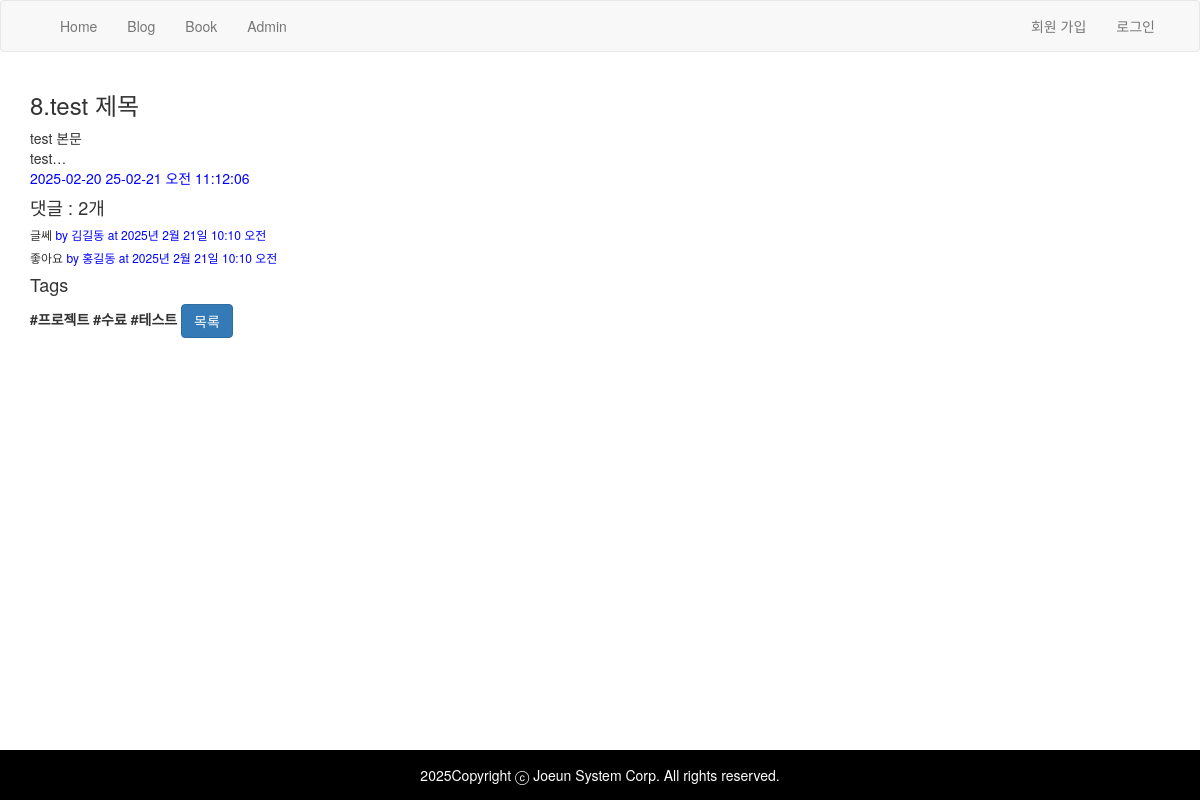
Page /blog/8/ on the committed database.
### blog/models.py (models this page shows, shortened)
class Post(models.Model): # 테이블명 : blog_post
  title = models.CharField(verbose_name="제목",
                           max_length=100) # 최대 길이 반드시 지정 VARCHAR 타입
  content = models.TextField("본문") # 최대 길이 제한이 없음 CLOB, TEXT 타입
  create_at = models.DateField(auto_now_add=True)
  update_at = models.DateTimeField(auto_now=True)
  region = models.CharField(verbose_name="지역",
                            max_length=20,
                            choices=REGION_CHOICE,
                            default='Asia')
  lnglat = models.CharField(verbose_name="경,위도",
                            max_length=100,
                            blank=True,
                            null=True,
                            help_text="경도,위도 포맷",
                            validators=[lnglat_validator]) # 38.5,125.4125
  url = models.URLField(blank=True, null=True)
  tags = models.ManyToManyField("Tag")
  class Meta:
    ordering = ['-update_at']

class Comment(models.Model):
  post = models.ForeignKey(to=Post, # "Post"
                           on_delete=models.CASCADE)
  author = models.CharField(verbose_name="이름", max_length=20)
  message  =models.TextField(verbose_name="댓글")
  create_at = models.DateField(auto_now_add=True)
  update_at = models.DateTimeField(auto_now=True)
  class Meta:
    ordering = ['-create_at', '-update_at']

class Tag(models.Model):
  name = models.CharField(max_length=50, unique=True)

### blog/views.py (the view)
# urls.py: path("<dddd:post_id>/", views.detail, name="detail"),
def detail(request, post_id):
  post = get_object_or_404(Post, pk=post_id)
  return render(request,
                'blog/detail.html',
                {'post':post})

### blog/converters.py (called while the page is built)
  def to_python(self, value):
    return int(value)

### blog/templates/blog/detail.html (shortened to what this page needs)
{% extends "base.html" %}
{% block content %}
  {% if post %}
    <h3>{{post.id}}.{{post.title}}</h3>
    <p>
      {{post.content}}<br>
      {{post.content | truncatechars:5 }}<br>
      <span>{{post.create_at | date:"Y-m-d"}}</span>
      <span>{{post.update_at | date:"y-m-d A h:i:s"}}</span>
    </p>
    <h4>댓글 : {{ post.comment_set.all | length }}개</h4>
    {% for comment in post.comment_set.all %}
      <h6>
        {{comment.message}}
        <span>
          by {{comment.author}} at {{comment.update_at}}
        </span>
      </h6>
    {% endfor %}
    <h4>Tags</h4>
    {% for tag in post.tags.all %}
      <b>#{{tag.name}}</b>
    {% empty %}
      <h6>등록된 태그가 없습니다</h6>
    {% endfor %}
  {% else %}
    <p>No post</p>
  {% endif %}
  <button class="btn btn-primary"
      onclick="location='{% url 'blog:index' %}'">
    목록
  </button>
{% endblock %}

### myproject/static/css/ex.css (style rules this page uses)
span { color:blue; }

### rows in the picture
Post: id "8", title "test 제목", content "test 본문", content "test…", create_at "2025-02-20", update_at "25-02-21 오전 11:12:06", comment_set.all|length "2"
Comment: message "글쎄", author "김길동", update_at "2025년 2월 21일 10:10 오전"
Comment: message "좋아요", author "홍길동", update_at "2025년 2월 21일 10:10 오전"
Tag: name "프로젝트"
Tag: name "수료"
Tag: name "테스트"

### other values in the picture
{{ year }} "2025"
